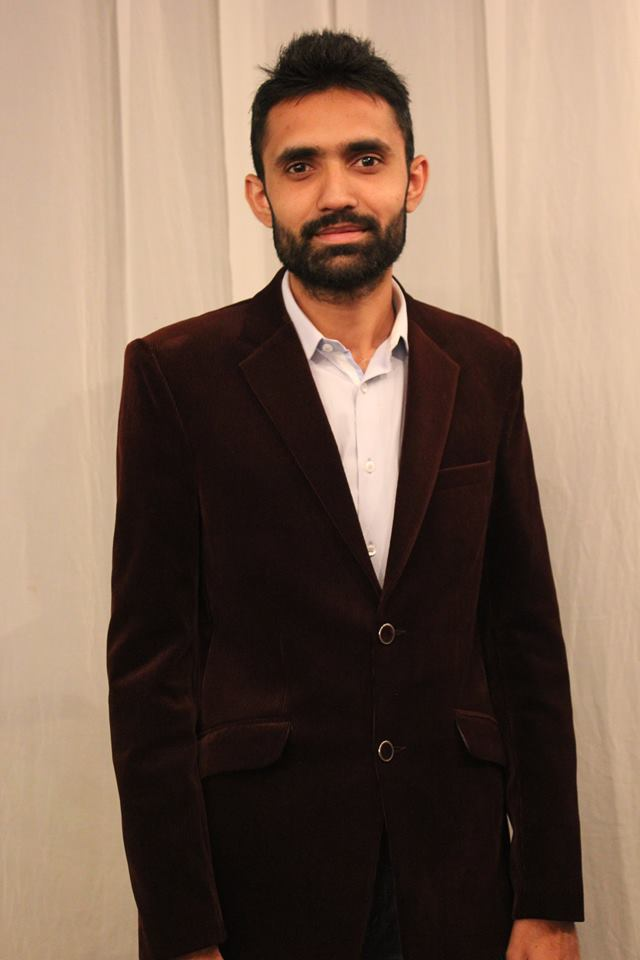
#> input picture imageProcessing/opencv-face-recognition-python-master/training-data/s1/1.jpg, 640 x 960 px
$ python OpenCV-Face-Recognition-Python.py
#> lines starting #> are read from the running program, lines starting #| are printed output that depends on the picture

# coding: utf-8

# Face Recognition with OpenCV

# To detect faces, I will use the code from my previous article on [face detection](https://www.superdatascience.com/opencv-face-detection/). So if you have not read it, I encourage you to do so to understand how face detection works and its Python coding.

# ### Import Required Modules

# Before starting the actual coding we need to import the required modules for coding. So let's import them first.
#
# - **cv2:** is _OpenCV_ module for Python which we will use for face detection and face recognition.
# - **os:** We will use this Python module to read our training directories and file names.
# - **numpy:** We will use this module to convert Python lists to numpy arrays as OpenCV face recognizers accept numpy arrays.

# In[1]:

#import OpenCV module
import cv2
#import os module for reading training data directories and paths
import os
#import numpy to convert python lists to numpy arrays as
#it is needed by OpenCV face recognizers
import numpy as np


# ### Training Data

# The more images used in training the better. Normally a lot of images are used for training a face recognizer so that it can learn different looks of the same person, for example with glasses, without glasses, laughing, sad, happy, crying, with beard, without beard etc. To keep our tutorial simple we are going to use only 12 images for each person.
#
# So our training data consists of total 2 persons with 12 images of each person. All training data is inside _`training-data`_ folder. _`training-data`_ folder contains one folder for each person and **each folder is named with format `sLabel (e.g. s1, s2)` where label is actually the integer label assigned to that person**. For example folder named s1 means that this folder contains images for person 1. The directory structure tree for training data is as follows:
#
# ```
# training-data
# |-------------- s1
# |               |-- 1.jpg
# |               |-- ...
# |               |-- 12.jpg
# |-------------- s2
# |               |-- 1.jpg
# |               |-- ...
# |               |-- 12.jpg
# ```
#
# The _`test-data`_ folder contains images that we will use to test our face recognizer after it has been successfully trained.

# As OpenCV face recognizer accepts labels as integers so we need to define a mapping between integer labels and persons actual names so below I am defining a mapping of persons integer labels and their respective names.
#
# **Note:** As we have not assigned `label 0` to any person so **the mapping for label 0 is empty**.

# In[2]:

#there is no label 0 in our training data so subject name for index/label 0 is empty
subjects = ["", "Ramiz Raja", "Elvis Presley"]


# ### Prepare training data

# You may be wondering why data preparation, right? Well, OpenCV face recognizer accepts data in a specific format. It accepts two vectors, one vector is of faces of all the persons and the second vector is of integer labels for each face so that when processing a face the face recognizer knows which person that particular face belongs too.
#
# For example, if we had 2 persons and 2 images for each person.
#
# ```
# PERSON-1    PERSON-2
#
# img1        img1
# img2        img2
# ```
#
# Then the prepare data step will produce following face and label vectors.
#
# ```
# FACES                        LABELS
#
# person1_img1_face              1
# person1_img2_face              1
# person2_img1_face              2
# person2_img2_face              2
# ```
#
#
# Preparing data step can be further divided into following sub-steps.
#
# 1. Read all the folder names of subjects/persons provided in training data folder. So for example, in this tutorial we have folder names: `s1, s2`.
# 2. For each subject, extract label number. **Do you remember that our folders have a special naming convention?** Folder names follow the format `sLabel` where `Label` is an integer representing the label we have assigned to that subject. So for example, folder name `s1` means that the subject has label 1, s2 means subject label is 2 and so on. The label extracted in this step is assigned to each face detected in the next step.
# 3. Read all the images of the subject, detect face from each image.
# 4. Add each face to faces vector with corresponding subject label (extracted in above step) added to labels vector.
#
# **[There should be a visualization for above steps here]**

# Did you read my last article on [face detection](https://www.superdatascience.com/opencv-face-detection/)? No? Then you better do so right now because to detect faces, I am going to use the code from my previous article on [face detection](https://www.superdatascience.com/opencv-face-detection/). So if you have not read it, I encourage you to do so to understand how face detection works and its coding. Below is the same code.

# In[3]:

#function to detect face using OpenCV
def detect_face(img):
    #convert the test image to gray image as opencv face detector expects gray images
    gray = cv2.cvtColor(img, cv2.COLOR_BGR2GRAY)

    #load OpenCV face detector, I am using LBP which is fast
    #there is also a more accurate but slow Haar classifier
    face_cascade = cv2.CascadeClassifier('opencv-files/lbpcascade_frontalface.xml')

    #let's detect multiscale (some images may be closer to camera than others) images
    #result is a list of faces
    faces = face_cascade.detectMultiScale(gray, scaleFactor=1.2, minNeighbors=5);

    #if no faces are detected then return original img
    if (len(faces) == 0):
        return None, None

    #under the assumption that there will be only one face,
    #extract the face area
    (x, y, w, h) = faces[0]

    #return only the face part of the image
    return gray[y:y+w, x:x+h], faces[0]


# I am using OpenCV's **LBP face detector**. On _line 4_, I convert the image to grayscale because most operations in OpenCV are performed in gray scale, then on _line 8_ I load LBP face detector using `cv2.CascadeClassifier` class. After that on _line 12_ I use `cv2.CascadeClassifier` class' `detectMultiScale` method to detect all the faces in the image. on _line 20_, from detected faces I only pick the first face because in one image there will be only one face (under the assumption that there will be only one prominent face). As faces returned by `detectMultiScale` method are actually rectangles (x, y, width, height) and not actual faces images so we have to extract face image area from the main image. So on _line 23_ I extract face area from gray image and return both the face image area and face rectangle.
#
# Now you have got a face detector and you know the 4 steps to prepare the data, so are you ready to code the prepare data step? Yes? So let's do it.

# In[4]:

#this function will read all persons' training images, detect face from each image
#and will return two lists of exactly same size, one list
# of faces and another list of labels for each face
def prepare_training_data(data_folder_path):

    #------STEP-1--------
    #get the directories (one directory for each subject) in data folder
#> called with data_folder_path = 'training-data'
    dirs = os.listdir(data_folder_path)

    #list to hold all subject faces
    faces = []
    #list to hold labels for all subjects
    labels = []

    #let's go through each directory and read images within it
    for dir_name in dirs:

        #our subject directories start with letter 's' so
        #ignore any non-relevant directories if any
        if not dir_name.startswith("s"):
            continue;

        #------STEP-2--------
        #extract label number of subject from dir_name
        #format of dir name = slabel
        #, so removing letter 's' from dir_name will give us label
        label = int(dir_name.replace("s", ""))

        #build path of directory containin images for current subject subject
        #sample subject_dir_path = "training-data/s1"
        subject_dir_path = data_folder_path + "/" + dir_name

        #get the images names that are inside the given subject directory
        subject_images_names = os.listdir(subject_dir_path)

        #------STEP-3--------
        #go through each image name, read image,
        #detect face and add face to list of faces
        for image_name in subject_images_names:

            #ignore system files like .DS_Store
            if image_name.startswith("."):
                continue;

            #build image path
            #sample image path = training-data/s1/1.pgm
            image_path = subject_dir_path + "/" + image_name

            #read image
            image = cv2.imread(image_path)
#> image is the input picture: shape (960, 640, 3); mean B, G, R 86.7, 103.1, 126.9

            #display an image window to show the image
            cv2.imshow("Training on image...", cv2.resize(image, (400, 500)))
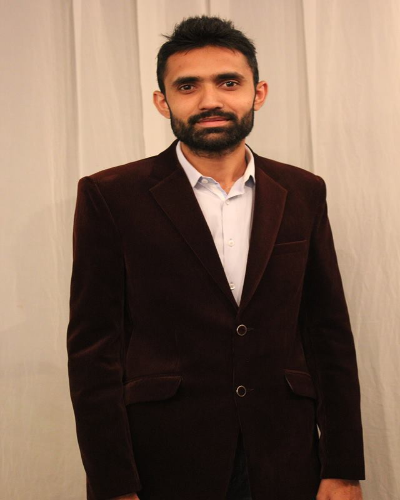
#> window 'Training on image...': shape (500, 400, 3); mean B, G, R 86.6, 103, 126.8
            cv2.waitKey(100)

            #detect face
            face, rect = detect_face(image)
#> in detect_face, `gray = cv2.cvtColor(img, cv2.COLOR_BGR2GRAY)`:
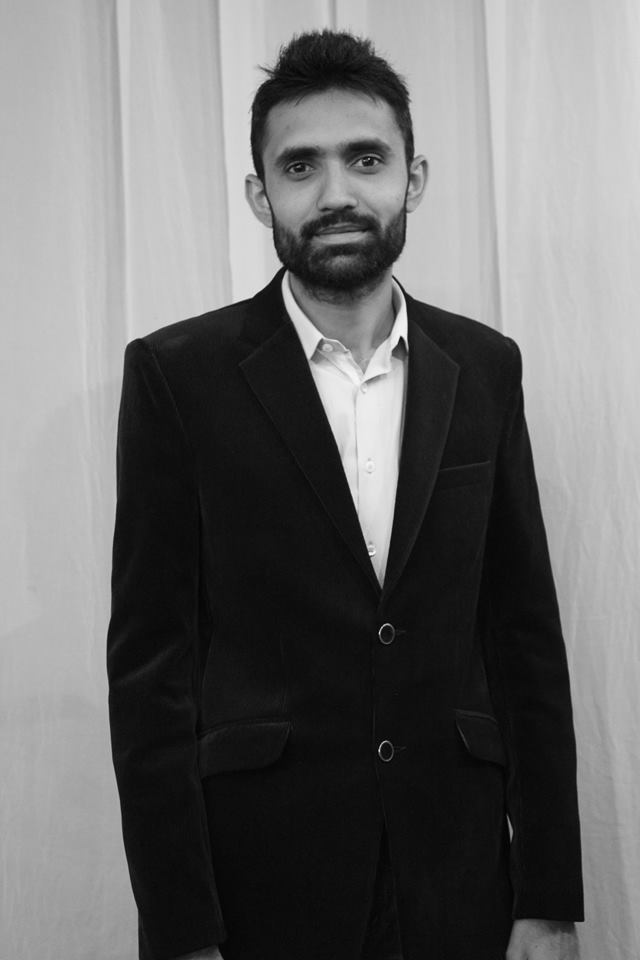
#> gray: shape (960, 640); min 1, max 250, mean 108.3
#> in detect_face, `faces = face_cascade.detectMultiScale(gray, scaleFactor=1.2, minNeighb..`: faces = [[238, 89, 189, 189]]
#> in detect_face, `(x, y, w, h) = faces[0]`: x = 238; y = 89; w = 189
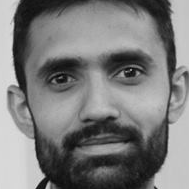
#> face: shape (189, 189); min 5, max 222, mean 122.7
#> rect = [238, 89, 189, 189]

            #------STEP-4--------
            #for the purpose of this tutorial
            #we will ignore faces that are not detected
            if face is not None:
                #add face to list of faces
                faces.append(face)
                #add label for this face
                labels.append(label)

    cv2.destroyAllWindows()
    cv2.waitKey(1)
    cv2.destroyAllWindows()

    return faces, labels


# I have defined a function that takes the path, where training subjects' folders are stored, as parameter. This function follows the same 4 prepare data substeps mentioned above.
#
# **(step-1)** On _line 8_ I am using `os.listdir` method to read names of all folders stored on path passed to function as parameter. On _line 10-13_ I am defining labels and faces vectors.
#
# **(step-2)** After that I traverse through all subjects' folder names and from each subject's folder name on _line 27_ I am extracting the label information. As folder names follow the `sLabel` naming convention so removing the  letter `s` from folder name will give us the label assigned to that subject.
#
# **(step-3)** On _line 34_, I read all the images names of of the current subject being traversed and on _line 39-66_ I traverse those images one by one. On _line 53-54_ I am using OpenCV's `imshow(window_title, image)` along with OpenCV's `waitKey(interval)` method to display the current image being traveresed. The `waitKey(interval)` method pauses the code flow for the given interval (milliseconds), I am using it with 100ms interval so that we can view the image window for 100ms. On _line 57_, I detect face from the current image being traversed.
#
# **(step-4)** On _line 62-66_, I add the detected face and label to their respective vectors.

# But a function can't do anything unless we call it on some data that it has to prepare, right? Don't worry, I have got data of two beautiful and famous celebrities. I am sure you will recognize them!
#
# ![training-data](visualization/tom-shahrukh.png)
#
# Let's call this function on images of these beautiful celebrities to prepare data for training of our Face Recognizer. Below is a simple code to do that.

# In[5]:

#let's first prepare our training data
#data will be in two lists of same size
#one list will contain all the faces
#and other list will contain respective labels for each face
print("Preparing data...")
faces, labels = prepare_training_data("training-data")
print("Data prepared")

#print total faces and labels
print("Total faces: ", len(faces))
print("Total labels: ", len(labels))


# This was probably the boring part, right? Don't worry, the fun stuff is coming up next. It's time to train our own face recognizer so that once trained it can recognize new faces of the persons it was trained on. Read? Ok then let's train our face recognizer.

# ### Train Face Recognizer

# As we know, OpenCV comes equipped with three face recognizers.
#
# 1. EigenFace Recognizer: This can be created with `cv2.face.createEigenFaceRecognizer()`
# 2. FisherFace Recognizer: This can be created with `cv2.face.createFisherFaceRecognizer()`
# 3. Local Binary Patterns Histogram (LBPH): This can be created with `cv2.face.LBPHFisherFaceRecognizer()`
#
# I am going to use LBPH face recognizer but you can use any face recognizer of your choice. No matter which of the OpenCV's face recognizer you use the code will remain the same. You just have to change one line, the face recognizer initialization line given below.

# In[6]:

#create our LBPH face recognizer
#> (the run stopped early here; a loop or call above may not have finished)
